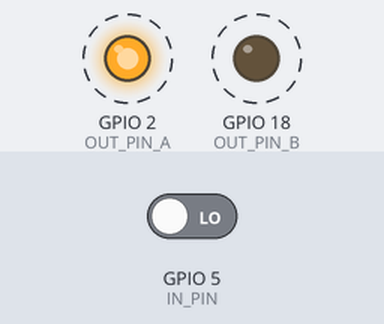
The sketch below on a simulated ESP32. Parts: output pins drawn as LEDs (lit = HIGH). Dashed ring = blinking. Inputs (shaded band) come from the test bench; at power-on: GPIO 5 (IN_PIN) LOW. What the sketch prints to the serial monitor is not drawn.

Above: at 0.1 s.
Timing chart, 0 to 3.0 s (numbered marks = the images above):
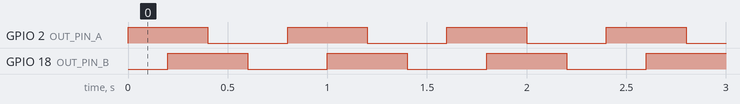

Measured:
- by itself, GPIO 2 (OUT_PIN_A), GPIO 18 (OUT_PIN_B): alternates HIGH for 0.40 s and LOW for 0.40 s
- by itself, everything shown: repeats every 0.80 s, in 4 steps

The sketch:

TbiGpioProof.ino
```cpp
/*
 * Phase 6 — Arduino compatibility proof for the classic ESP32 runtime.
 *
 * Deliberately minimal: it only has to show that ordinary Arduino-style GPIO firmware
 * executes through the runtime we selected, using the normal Arduino API rather than
 * register pokes. This is not a product feature and there is no Arduino IDE involved.
 *
 * Output pins are toggled in a fixed, recognisable pattern so the host bridge can assert
 * the exact sequence it observes. An input pin is read back and echoed over serial so the
 * host can prove injection reaches Arduino's digitalRead().
 */

const int OUT_PIN_A = 2;   // bank 0
const int OUT_PIN_B = 18;  // bank 0, different register bit
const int IN_PIN    = 5;   // bank 0 input

void setup() {
  Serial.begin(115200);
  pinMode(OUT_PIN_A, OUTPUT);
  pinMode(OUT_PIN_B, OUTPUT);
  pinMode(IN_PIN, INPUT);

  digitalWrite(OUT_PIN_A, LOW);
  digitalWrite(OUT_PIN_B, LOW);
  Serial.println("TBI-ARDUINO-READY");
}

void loop() {
  // A recognisable, asymmetric pattern: A and B must not be confusable.
  digitalWrite(OUT_PIN_A, HIGH);
  delay(200);
  digitalWrite(OUT_PIN_B, HIGH);
  delay(200);
  digitalWrite(OUT_PIN_A, LOW);
  delay(200);
  digitalWrite(OUT_PIN_B, LOW);
  delay(200);

  Serial.print("IN=");
  Serial.println(digitalRead(IN_PIN));
}
```
